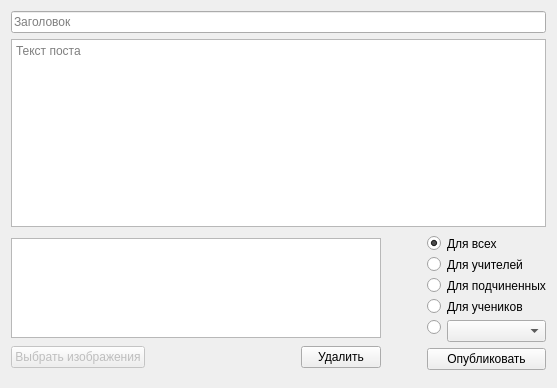
            <widget class="QWidget" name="createNewsFrame">
             <property name="sizePolicy">
              <sizepolicy hsizetype="Preferred" vsizetype="Minimum">
               <horstretch>0</horstretch>
               <verstretch>0</verstretch>
              </sizepolicy>
             </property>
             <layout class="QVBoxLayout" name="verticalLayout_7">
              <item>
               <widget class="QLineEdit" name="newsCreateTitle">
                <property name="placeholderText">
                 <string>Заголовок</string>
                </property>
               </widget>
              </item>
              <item>
               <widget class="QPlainTextEdit" name="newsCreateText">
                <property name="sizePolicy">
                 <sizepolicy hsizetype="Expanding" vsizetype="Expanding">
                  <horstretch>0</horstretch>
                  <verstretch>4</verstretch>
                 </sizepolicy>
                </property>
                <property name="minimumSize">
                 <size>
                  <width>0</width>
                  <height>180</height>
                 </size>
                </property>
                <property name="backgroundVisible">
                 <bool>false</bool>
                </property>
                <property name="placeholderText">
                 <string>Текст поста</string>
                </property>
               </widget>
              </item>
              <item>
               <widget class="QFrame" name="horizontalFrame_2">
                <property name="sizePolicy">
                 <sizepolicy hsizetype="Preferred" vsizetype="Minimum">
                  <horstretch>0</horstretch>
                  <verstretch>1</verstretch>
                 </sizepolicy>
                </property>
                <property name="maximumSize">
                 <size>
                  <width>16777215</width>
                  <height>140</height>
                 </size>
                </property>
                <layout class="QHBoxLayout" name="horizontalLayout_2" stretch="1,0,0">
                 <property name="sizeConstraint">
                  <enum>QLayout::SetMinimumSize</enum>
                 </property>
                 <property name="leftMargin">
                  <number>0</number>
                 </property>
                 <property name="topMargin">
                  <number>1</number>
                 </property>
                 <property name="rightMargin">
                  <number>0</number>
                 </property>
                 <item>
                  <layout class="QVBoxLayout" name="verticalLayout_8">
                   <property name="sizeConstraint">
                    <enum>QLayout::SetMinimumSize</enum>
                   </property>
                   <item>
                    <widget class="QListWidget" name="newsImages">
                     <property name="enabled">
                      <bool>true</bool>
                     </property>
                     <property name="maximumSize">
                      <size>
                       <width>16777215</width>
                       <height>100</height>
                      </size>
                     </property>
                    </widget>
                   </item>
                   <item>
                    <layout class="QHBoxLayout" name="horizontalLayout_3">
                     <property name="sizeConstraint">
                      <enum>QLayout::SetMinimumSize</enum>
                     </property>
                     <property name="topMargin">
                      <number>0</number>
                     </property>
                     <property name="rightMargin">
                      <number>0</number>
                     </property>
                     <item>
                      <widget class="QPushButton" name="newsChooseImageB">
                       <property name="enabled">
                        <bool>false</bool>
                       </property>
                       <property name="sizePolicy">
                        <sizepolicy hsizetype="Minimum" vsizetype="Fixed">
                         <horstretch>1</horstretch>
                         <verstretch>0</verstretch>
                        </sizepolicy>
                       </property>
                       <property name="maximumSize">
                        <size>
                         <width>16777215</width>
                         <height>16777215</height>
                        </size>
                       </property>
                       <property name="text">
                        <string>Выбрать изображения</string>
                       </property>
                      </widget>
                     </item>
                     <item>
                      <spacer name="horizontalSpacer_4">
                       <property name="orientation">
                        <enum>Qt::Horizontal</enum>
                       </property>
                       <property name="sizeHint" stdset="0">
                        <size>
                         <width>150</width>
                         <height>20</height>
                        </size>
                       </property>
                      </spacer>
                     </item>
                     <item>
                      <widget class="QPushButton" name="newsRemoveImageB">
                       <property name="sizePolicy">
                        <sizepolicy hsizetype="Minimum" vsizetype="Fixed">
                         <horstretch>1</horstretch>
                         <verstretch>0</verstretch>
                        </sizepolicy>
                       </property>
                       <property name="cursor">
                        <cursorShape>PointingHandCursor</cursorShape>
                       </property>
                       <property name="text">
                        <string>Удалить</string>
                       </property>
                      </widget>
                     </item>
                    </layout>
                   </item>
                  </layout>
                 </item>
                 <item>
                  <spacer name="horizontalSpacer_5">
                   <property name="orientation">
                    <enum>Qt::Horizontal</enum>
                   </property>
                   <property name="sizeHint" stdset="0">
                    <size>
                     <width>40</width>
                     <height>20</height>
                    </size>
                   </property>
                  </spacer>
                 </item>
                 <item>
                  <layout class="QVBoxLayout" name="verticalLayout_5">
                   <property name="rightMargin">
                    <number>0</number>
                   </property>
                   <item>
                    <layout class="QFormLayout" name="formLayout">
                     <property name="topMargin">
                      <number>0</number>
                     </property>
                     <item row="0" column="0">
                      <widget class="QRadioButton" name="newsForAll">
                       <property name="text">
                        <string/>
                       </property>
                       <property name="checked">
                        <bool>true</bool>
                       </property>
                      </widget>
                     </item>
                     <item row="1" column="0">
                      <widget class="QRadioButton" name="newsForTeachers">
                       <property name="text">
                        <string/>
                       </property>
                      </widget>
                     </item>
                     <item row="3" column="0">
                      <widget class="QRadioButton" name="newsForStudents">
                       <property name="text">
                        <string/>
                       </property>
                      </widget>
                     </item>
                     <item row="4" column="0">
                      <widget class="QRadioButton" name="newsForChoosed">
                       <property name="text">
                        <string/>
                       </property>
                      </widget>
                     </item>
                     <item row="4" column="1">
                      <widget class="QComboBox" name="newsCreateChooseClass"/>
                     </item>
                     <item row="0" column="1">
                      <widget class="QLabel" name="label">
                       <property name="text">
                        <string>Для всех</string>
                       </property>
                      </widget>
                     </item>
                     <item row="1" column="1">
                      <widget class="QLabel" name="label_2">
                       <property name="text">
                        <string>Для учителей</string>
                       </property>
                      </widget>
                     </item>
                     <item row="3" column="1">
                      <widget class="QLabel" name="label_3">
                       <property name="text">
                        <string>Для учеников</string>
                       </property>
                      </widget>
                     </item>
                     <item row="2" column="0">
                      <widget class="QRadioButton" name="newsForLabors">
                       <property name="text">
                        <string/>
                       </property>
                      </widget>
                     </item>
                     <item row="2" column="1">
                      <widget class="QLabel" name="label_4">
                       <property name="text">
                        <string>Для подчиненных</string>
                       </property>
                      </widget>
                     </item>
                    </layout>
                   </item>
                   <item>
                    <widget class="QPushButton" name="newsCreateB">
                     <property name="cursor">
                      <cursorShape>PointingHandCursor</cursorShape>
                     </property>
                     <property name="text">
                      <string>Опубликовать</string>
                     </property>
                    </widget>
                   </item>
                  </layout>
                 </item>
                </layout>
               </widget>
              </item>
             </layout>
            </widget>
